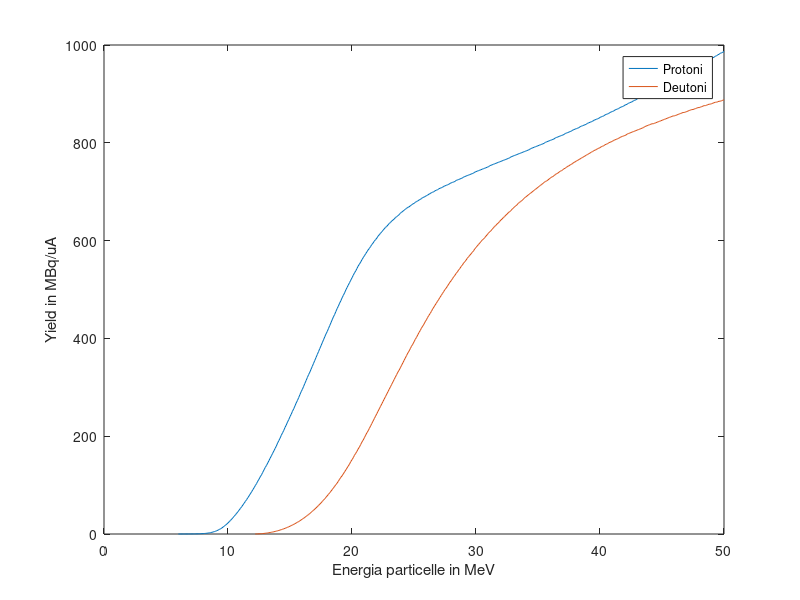

Reproduce this figure in MATLAB.
clear all, close all, clc, format long;


load mod99tct.txt; %dati valori yields in base all'energia dei protoni
deu(:,1) = mod99tct(:,1)*1000; %MeV -> KeV
deu(:,2) = mod99tct(:,6); %MBq/uA:, prendo yield riferito a 1h*1uA

load mop99tct.txt; %dati valori yields in base all'energia dei protoni
pro(:,1) = mop99tct(:,1)*1000; %MeV -> KeV
pro(:,2) = mop99tct(:,6); %MBq/uA:, prendo yield riferito a 1h*1uA

a = 12000;
b = 40000;

xx = linspace(a,b,1000);

%%
plot( pro(:,1)/1000,pro(:,2),deu(:,1)/1000,deu(:,2) )
xlabel("Energia particelle in MeV")
ylabel("Yield in MBq/uA")
legend("Protoni","Deutoni")